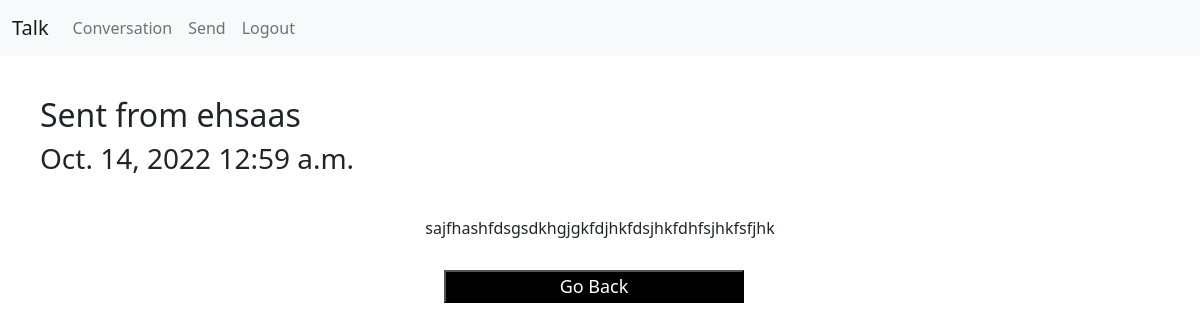
Screenshot of /message/2 (signed in) with the database file from the repository.
### talkapp/models.py (models this page shows, shortened)
class data(models.Model):
    user = models.ForeignKey(User, on_delete=models.SET_NULL,null=True,blank=True)
    message = models.CharField(max_length=5000)
    subject = models.CharField(max_length=200)
    date = models.DateField()
    time = models.TimeField()

### talkapp/views.py (the view)
# urls.py: path("message/<int:id>",views.message,name="message"),
def message(request,id):
     if request.user.is_authenticated:
        content=data.objects.filter(id=id).first()
        context={'content':content}
        return render(request,'message.html',context)
     else:
        return HttpResponse("404 not allowed")

### talkapp/templates/message.html (shortened to what this page needs)
<!doctype html>
<html lang="en">
  <head>
    <link href="https://cdn.jsdelivr.net/npm/bootstrap@5.2.2/dist/css/bootstrap.min.css" rel="stylesheet">
 {% load static %}
     <link rel="stylesheet" href="{% static 'CSS/style.css' %}">
</body>
  <body>
    <nav class="navbar navbar-expand-lg bg-light">
        <div class="container-fluid">
          <a class="navbar-brand" href="#">Talk</a>
          <div class="collapse navbar-collapse" id="navbarNavAltMarkup">
            <div class="navbar-nav">
              <a class="nav-link"  href="{% url 'userpage' %}">Conversation</a>
              <a class="nav-link" href="{% url 'send' %}">Send</a>
              <a class="nav-link" href="{% url 'handle_logout' %}">Logout</a>
            </div>
          </div>
        </div>
      </nav>
      <div class="page">
        <div class="page-header" style="margin:40px;">
            <h2>Sent from {{content.user}}</h2>
            <h3>{{content.date}} {{content.time}}</h3>
        </div>
        <div class="page-content" style="text-align-last: center;
        margin: auto 42px;margin-bottom:30px;">
          <p>{{content.message}}</p>
        </div>
        <a href="{% url 'userpage' %}"><button type="button" style="margin: auto 37%;
        background-color: black;
        color: white;
        width: 25%;
        font-size: 18px;margin-bottom:40px">Go Back</button></a>
      </div>
  </body>
</html>

### rows the page displays
data: user "ehsaas", date "Oct. 14, 2022", time "12:59 a.m.", message "sajfhashfdsgsdkhgjgkfdjhkfdsjhkfdhfsjhkfsfjhk"
